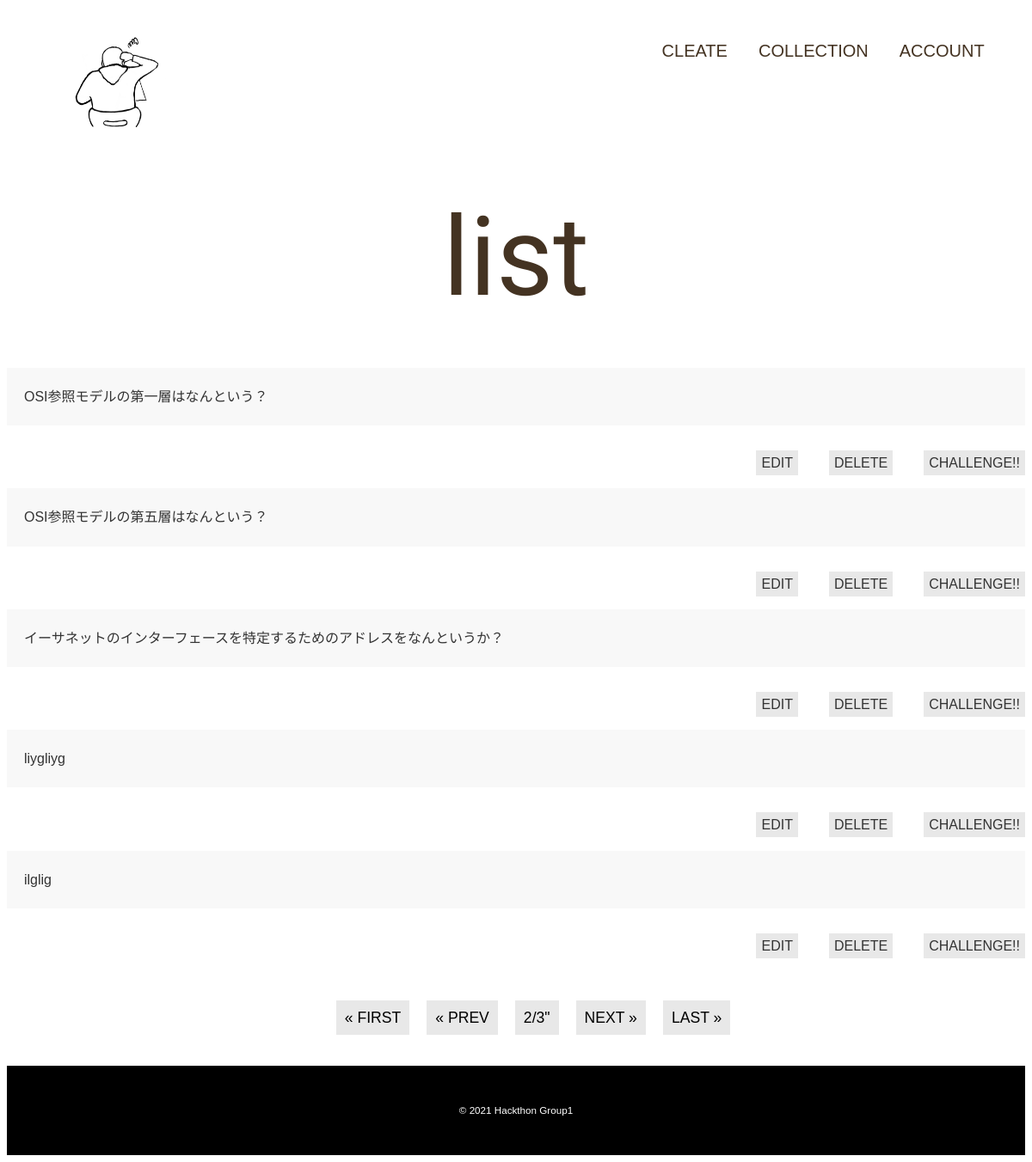
The page /posts/2 on the database its author committed.
### posts/models.py (models this page shows)
class Post(models.Model):
    day = models.DateField(verbose_name='日付', default=timezone.now)
    pulldown = models.CharField(verbose_name='ジャンル',choices=CHOICES,max_length=10)
    text = models.TextField(verbose_name='問題内容', max_length=100)
    answer = models.TextField(verbose_name='問題の答え', max_length=100)
    created_at = models.DateTimeField(verbose_name='通知日時', default=timezone.now)
    reference = models.URLField(verbose_name='参考URL', max_length=200, null=True, blank=True)
    def __str__(self):
        return self.text

### posts/views.py (the view)
# urls.py: path("", login_required(index_view), name="index"),
def index(request,num=1):
    data = Post.objects.all()
    page = Paginator(data, 5)
    params = {
        'data': page.get_page(num)
    }
    return render(request, 'posts/index.html', params)

### posts/templates/posts/index.html (shortened to what this page needs)
{% load static %}
<!DOCTYPE html>
<html lang="ja">
  <head>
    <link rel="stylesheet" href="https://unpkg.com/ress/dist/ress.min.css">
    <link rel="stylesheet" type="text/css" href="{% static 'posts/css/style.css' %}">
  </head>
<body>
   <header class="page-header wrapper">
      <h1><a href="{% url 'top:top' %}"><img class="gazo" src="{% static 'posts/images/IMG_0015.PNG' %}" alt="Remind me ホーム"></a></h1>
      <nav>
          <ul class="main-nav">
            <li><a href="{% url 'create' %}">Cleate</a></li>
            <li><a href="{% url '問題一覧ページ' %}">Collection</a></li>
            <li><a href="">Account</a></li>
          </ul>
      </nav>
    </header>
   <div class="set">list</div>
   {% for item in data %}
   <div class="container">
      <div class="item">{{item}}</div>
         <nav>
            <ul class="sub-nav">
               <li><a class="switch" href="{% url 'edit' item.id %}">Edit</a></li>
               <li><a class="switch" href="{% url 'delete' item.id %}">Delete</a></li>
               <li><a class="switch" href="{% url 'tyousen' item.id %}">Challenge!!</a></li>
            </ul>
         </nav>
   </div>
    {% endfor %}
  <ul class="pagination">
    {% if data.has_previous %}
    <li class="page_item">
        <a class="page-link" href="{% url '問題一覧ページ' %}">
           &laquo; first</a>
    </li>
    <li class="page-item">
        <a class="page-link" href="{% url '問題一覧ページ' %}{{data.previous_page_number}}">
           &laquo; prev</a>
    </li>
   {% endif %}
   <li class="page-item">
        <a class="page-link">
          {{data.number}}/{{data.paginator.num_pages}}"</a>
   </li>
   {% if data.has_next %}
   <li class="page-item">
        <a class="page-link" href="{% url '問題一覧ページ' %}{{data.next_page_number }}">
           next &raquo;</a>
   </li>
   <li class="page-item">
        <a class="page-link" href="{% url '問題一覧ページ' %}{{data.paginator.num_pages }}">
           last &raquo;</a>
   </li>
   {% endif %}
 </ul>
 <footer>
   <div class="wrapper">
     <p><small>&copy; 2021 Hackthon Group1</small></p>
   </div>
 </footer>
</body>
</html>

### posts/static/posts/css/style.css (style rules this page uses)
html { font-size: 100%; }
body { font-family: 'Noto Sans JP', sans-serif; line-height: 1.7; color: #432; }
a { text-decoration: none; }
.page-header { display: flex; justify-content: space-between; }
img { max-width: 100%; }
.gazo { width: 150px; margin-top: 14px; }
.main-nav { display: flex; font-size: 1.25rem; text-transform: uppercase; margin-top: 34px; list-style: none; }
.main-nav li { margin-left: 36px; }
.main-nav a { color: #432; }
.wrapper { max-width: 1300px; margin: 0 auto; padding: 0 4%; }
.set { font-family: 'Allison', cursive; text-align: center; margin: 5px 0 20px; font-size: 8rem; }
.container { display: grid; grid-template-columns: 1fr; gap: 10px; }
.sub-nav { display: flex; justify-content: flex-end; font-size: 1; text-transform: uppercase; margin-top: 20px; list-style: none; }
.sub-nav li { margin-left: 36px; }
.sub-nav a { color: #333333; }
.item { background: #f8f8f8; color: #333333; padding: 20px }
.switch { background: #e8e8e8; color: #333333; padding: 6px; }
.pagination { display: flex; font-size: 1.1rem; text-transform: uppercase; margin: 40px; list-style: none; justify-content: center; }
.page-link { background: #e8e8e8; color: #000; margin: 10px; padding: 10px;; }
footer { background: #000000; text-align: center; padding: 26px 0; }
footer p { color: #fff; font-size: 0.875rem; }

### rows shown on the page
Post: text "OSI参照モデルの第一層はなんという？"
Post: text "OSI参照モデルの第五層はなんという？"
Post: text "イーサネットのインターフェースを特定するためのアドレスをなんというか？"
Post: text "liygliyg"
Post: text "ilglig"

### other values the page prints
{{ data.number }} "2"
{{ data.paginator.num_pages }} "3"
